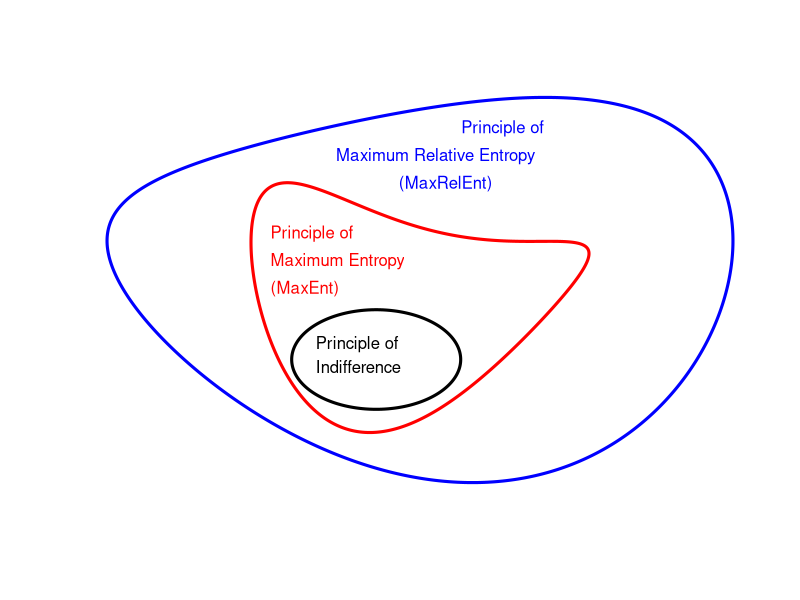

Here is the R script that generated this plot:
print('file: ProbMaxEntPrinciples.R')
# range of applicability of MaxEnt principles
p=seq(0,7,0.01)
x=cos(p); y=sin(p)+0.2*sin(2*p+0.8)
xa=-0.14+0.27*cos(p); ya=-0.5+0.27*sin(p)
f=1.8; 
xb=f*0.3*cos(p); yb=0.1+f*(0.3*sin(p)+0.15*sin(2*p+4)+0.02*sin(3*p+1))
xc=-0.3+0.2*cos(p); yc=-0.4+0.2*sin(p)+0.1*sin(2*p+1);
# png('MEP171128.png',width=16,height=16,units='cm',res=300)
plot(x,y,type='l',lwd=3,col='blue',xlab='',ylab='',las=1,cex=0.4,
     bty='n',col.axis='white',xaxt='n',yaxt='n')
lines(xa,ya,col='black',lwd=3)
lines(xb,-yb,col='red',lwd=3)
xt = -0.2;
text(xt+0.3,0.75,pos=4,'Principle of',col='blue')
text(xt-0.1,0.6,pos=4,'Maximum Relative Entropy',col='blue')
text(xt+0.1,0.45,pos=4,'(MaxRelEnt)',col='blue')
xt = -0.51
text(xt,0.18,pos=4,'Principle of',col='red')
text(xt,0.03,pos=4,'Maximum Entropy',col='red')
text(xt,-0.12,pos=4,'(MaxEnt)',col='red')
xt = -0.365;
text(xt,-0.42,pos=4,'Principle of',col='black')
text(xt,-0.55,pos=4,'Indifference',col='black')
# dev.off()
